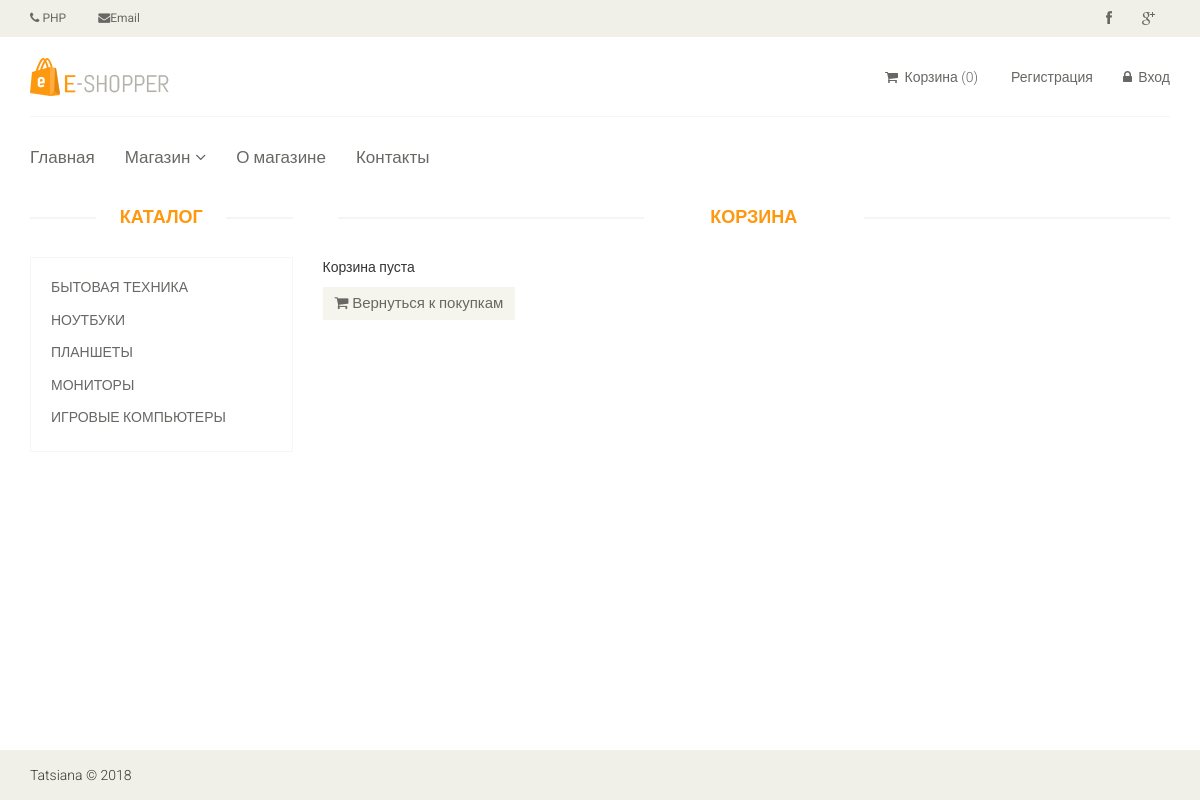
The page /cart on the database its author committed.
### tables this page shows
CREATE TABLE `category` (
  `id` int(11) NOT NULL,
  `name` varchar(255) NOT NULL,
  `sort_order` int(11) NOT NULL DEFAULT '0',
  `status` int(11) NOT NULL DEFAULT '1'
);

### config/routes.php (called while the page is built)
<?php
return array(
    'product/([0-9]+)' => 'product/view/$1',
    'catalog' => 'catalog/index',
    'category/([0-9]+)/page-([0-9]+)' => 'catalog/category/$1/$2',
    'category/([0-9]+)' => 'catalog/category/$1',
    'cart/checkout' => 'cart/checkout',
    'cart/delete/([0-9]+)' => 'cart/delete/$1',
    'cart/add/([0-9]+)' => 'cart/add/$1',
    'cart/addAjax/([0-9]+)' => 'cart/addAjax/$1',
    'cart' => 'cart/index',
    'user/register' => 'user/register',
    'user/login' => 'user/login',
    'user/logout' => 'user/logout',
    'cabinet/edit' => 'cabinet/edit',
    'cabinet' => 'cabinet/index',
    'admin/product/create' => 'adminProduct/create',
    'admin/product/update/([0-9]+)' => 'adminProduct/update/$1',
    'admin/product/delete/([0-9]+)' => 'adminProduct/delete/$1',
    'admin/product' => 'adminProduct/index',
    'admin/category/create' => 'adminCategory/create',
    'admin/category/update/([0-9]+)' => 'adminCategory/update/$1',
    'admin/category/delete/([0-9]+)' => 'adminCategory/delete/$1',
    'admin/category' => 'adminCategory/index',
    'admin/order/update/([0-9]+)' => 'adminOrder/update/$1',
    'admin/order/delete/([0-9]+)' => 'adminOrder/delete/$1',
    'admin/order/view/([0-9]+)' => 'adminOrder/view/$1',
    'admin/order' => 'adminOrder/index',
    'admin' => 'admin/index',
    'contacts' => 'site/contact',
    'about' => 'site/about',
    'index.php' => 'site/index',
    '' => 'site/index',
);

### controllers/CartController.php (called while the page is built, shortened)
<?php
class CartController
{
    public function actionIndex()
    {
        $categories = Category::getCategoriesList();
        $productsInCart = Cart::getProducts();
        require_once(ROOT . '/views/cart/index.php');
        return true;
    }
}

### index.php (called while the page is built, shortened)
<?php
require_once(ROOT.'/components/Autoload.php');
$router = new Router();
$router->run();

### models/Category.php (called while the page is built, shortened)
<?php
class Category
{
    public static function getCategoriesList()
    {
        $db = Db::getConnection();
        $result = $db->query('SELECT id, name FROM category WHERE status = "1" ORDER BY sort_order, name ASC');
        $i = 0;
        $categoryList = array();
        while ($row = $result->fetch()) {
            $categoryList[$i]['id'] = $row['id'];
            $categoryList[$i]['name'] = $row['name'];
            $i++;
        }
        return $categoryList;
    }
}

### components/Autoload.php (called while the page is built, shortened)
<?php
spl_autoload_register(function($class_name)
{
    $array_paths = array(
        '/models/',
        '/components/',
        '/controllers/',
    );
    foreach ($array_paths as $path) {
        $path = ROOT . $path . $class_name . '.php';
    }
});

### components/Cart.php (called while the page is built, shortened)
<?php
class Cart
{
    public static function getProducts()
    {
        return false;
    }
}

### views/cart/index.php (the view)
<?php include ROOT . '/views/layouts/header.php'; ?>
<section>
    <div class="container">
        <div class="row">
            <div class="col-sm-3">
                <div class="left-sidebar">
                    <h2>Каталог</h2>
                    <div class="panel-group category-products">
                        <?php foreach ($categories as $categoryItem): ?>
                            <div class="panel panel-default">
                                <div class="panel-heading">
                                    <h4 class="panel-title">
                                        <a href="/category/<?php echo $categoryItem['id'];?>">
                                            <?php echo $categoryItem['name'];?>
                                        </a>
                                    </h4>
                                </div>
                            </div>
                        <?php endforeach; ?>
                    </div>
                </div>
            </div>
            <div class="col-sm-9 padding-right">
                <div class="features_items">
                    <h2 class="title text-center">Корзина</h2>
                    <?php if ($productsInCart): ?>
                        <p>Вы выбрали такие товары:</p>
                        <table class="table-bordered table-striped table">
                            <tr>
                                <th>Код товара</th>
                                <th>Название</th>
                                <th>Стомость, $</th>
                                <th>Количество, шт</th>
                                <th>Удалить</th>
                            </tr>
                            <?php foreach ($products as $product): ?>
                                <tr>
                                    <td><?php echo $product['code'];?></td>
                                    <td>
                                        <a href="/product/<?php echo $product['id'];?>">
                                            <?php echo $product['name'];?>
                                        </a>
                                    </td>
                                    <td><?php echo $product['price'];?></td>
                                    <td><?php echo $productsInCart[$product['id']];?></td>
                                    <td>
                                        <a href="/cart/delete/<?php echo $product['id'];?>">
                                            <i class="fa fa-times"></i>
                                        </a>
                                    </td>
                                </tr>
                            <?php endforeach; ?>
                                <tr>
                                    <td colspan="4">Общая стоимость, $:</td>
                                    <td><?php echo $totalPrice;?></td>
                                </tr>
                        </table>
                        <a class="btn btn-default checkout" href="/cart/checkout"><i class="fa fa-shopping-cart"></i> Оформить заказ</a>
                    <?php else: ?>
                        <p>Корзина пуста</p>
                        <a class="btn btn-default checkout" href="/"><i class="fa fa-shopping-cart"></i> Вернуться к покупкам</a>
                    <?php endif; ?>
                </div>
            </div>
        </div>
    </div>
</section>
<?php include ROOT . '/views/layouts/footer.php'; ?>

### components/Router.php (shortened to what this page needs)
<?php
class Router
{
    private $routes;
    public function __construct()
    {
        $routesPath = ROOT . '/config/routes.php';
        $this->routes = include($routesPath);
    }
    private function getURI()
    {
        if (!empty($_SERVER['REQUEST_URI'])) {
         	 return trim($_SERVER['REQUEST_URI'], '/');
        }
    }
    public function run()
    {
        $uri = $this->getURI();
        foreach ($this->routes as $uriPattern => $path) {
            if (preg_match("~$uriPattern~", $uri)) {
                $internalRoute = preg_replace("~$uriPattern~", $path, $uri);
                $segments = explode('/', $internalRoute);
                $controllerName = array_shift($segments) . 'Controller';
                $actionName = 'action' . ucfirst(array_shift($segments));
                $parameters = $segments;
                $controllerObject = new $controllerName;
              $result = call_user_func_array(array($controllerObject, $actionName), $parameters);
                if ($result != null) {
                    break;
                }
            }
        }
    }
}

### template/css/main.css (style rules this page uses)
body { font-family: 'Roboto', sans-serif; background:; position: relative; font-weight:400px; }
html, body { height: 100%; margin: 0; padding: 0; }
a { -webkit-transition: 300ms; -moz-transition: 300ms; -o-transition: 300ms; transition: 300ms; }
h1, h2, h3, h4, h5, h6 { font-family: 'Roboto', sans-serif; }
.category-products { border: 1px solid #F7F7F0; margin-bottom: 35px; padding-bottom: 20px; padding-top: 15px; }
.left-sidebar h2, .brands_products h2 { color: #FE980F; font-family: 'Roboto', sans-serif; font-size: 18px; font-weight: 700; margin: 0 auto 30px; text-align: center; text-transform: uppercase; position: relative; z-index:3; }
.left-sidebar h2:after, h2.title:after { content: " "; position: absolute; border: 1px solid #f5f5f5; bottom:8px; left: 0; width: 100%; height: 0; z-index: -2; }
.left-sidebar h2:before { content: " "; position: absolute; background: #fff; bottom: -6px; width: 130px; height: 30px; z-index: -1; left: 50%; margin-left: -65px; }
h2.title:before { content: " "; position: absolute; background: #fff; bottom: -6px; width: 220px; height: 30px; z-index: -1; left: 50%; margin-left: -110px; }
.category-products .panel { background-color: #FFFFFF; border: 0px; border-radius: 0px; box-shadow:none; margin-bottom: 0px; }
.category-products .panel-default .panel-heading { background-color: #FFFFFF; border: 0 none; color: #FFFFFF; padding: 5px 20px; }
.category-products .panel-default .panel-heading .panel-title a { color: #696763; font-family: 'Roboto', sans-serif; font-size: 14px; text-decoration: none; text-transform: uppercase; }
.padding-right { padding-right: 0; }
.features_items { overflow:hidden; }
h2.title { color: #FE980F; font-family: 'Roboto', sans-serif; font-size: 18px; font-weight: 700; margin: 0 15px; text-transform: uppercase; margin-bottom: 30px; position: relative; }
.add-to-cart, .checkout, .back { background:#F5F5ED; border: 0 none; border-radius: 0; color: #696763; font-family: 'Roboto', sans-serif; font-size: 15px; margin-bottom: 25px; }

### rows shown on the page
category: name "БЫТОВАЯ ТЕХНИКА"
category: name "НОУТБУКИ"
category: name "ПЛАНШЕТЫ"
category: name "МОНИТОРЫ"
category: name "ИГРОВЫЕ КОМПЬЮТЕРЫ"
